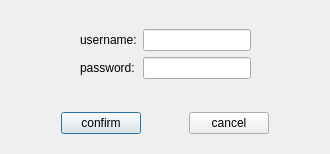
<?xml version="1.0" encoding="UTF-8"?>
<ui version="4.0">
 <class>adduser_dialog</class>
 <widget class="QDialog" name="adduser_dialog">
  <property name="geometry">
   <rect>
    <x>0</x>
    <y>0</y>
    <width>330</width>
    <height>148</height>
   </rect>
  </property>
  <property name="minimumSize">
   <size>
    <width>0</width>
    <height>0</height>
   </size>
  </property>
  <property name="windowTitle">
   <string>add_user</string>
  </property>
  <property name="windowIcon">
   <iconset resource="res.qrc">
    <normaloff>:/new/image/clock.jpg</normaloff>:/new/image/clock.jpg</iconset>
  </property>
  <layout class="QVBoxLayout" name="verticalLayout_2">
   <item>
    <widget class="QWidget" name="widget_4" native="true">
     <layout class="QVBoxLayout" name="verticalLayout">
      <item>
       <widget class="QWidget" name="widget_2" native="true">
        <layout class="QGridLayout" name="gridLayout">
         <item row="0" column="0">
          <spacer name="horizontalSpacer_3">
           <property name="orientation">
            <enum>Qt::Horizontal</enum>
           </property>
           <property name="sizeHint" stdset="0">
            <size>
             <width>40</width>
             <height>20</height>
            </size>
           </property>
          </spacer>
         </item>
         <item row="2" column="1">
          <widget class="QLabel" name="label_2">
           <property name="text">
            <string>password:</string>
           </property>
          </widget>
         </item>
         <item row="0" column="2">
          <widget class="QLineEdit" name="lineEdit_username"/>
         </item>
         <item row="0" column="1">
          <widget class="QLabel" name="label">
           <property name="text">
            <string>username:</string>
           </property>
          </widget>
         </item>
         <item row="2" column="2">
          <widget class="QLineEdit" name="lineEdit_password"/>
         </item>
         <item row="0" column="3">
          <spacer name="horizontalSpacer_4">
           <property name="orientation">
            <enum>Qt::Horizontal</enum>
           </property>
           <property name="sizeHint" stdset="0">
            <size>
             <width>40</width>
             <height>20</height>
            </size>
           </property>
          </spacer>
         </item>
        </layout>
       </widget>
      </item>
     </layout>
    </widget>
   </item>
   <item>
    <widget class="QWidget" name="widget" native="true">
     <layout class="QHBoxLayout" name="horizontalLayout">
      <item>
       <spacer name="horizontalSpacer">
        <property name="orientation">
         <enum>Qt::Horizontal</enum>
        </property>
        <property name="sizeHint" stdset="0">
         <size>
          <width>40</width>
          <height>20</height>
         </size>
        </property>
       </spacer>
      </item>
      <item>
       <widget class="QPushButton" name="btn_confirm">
        <property name="text">
         <string>confirm</string>
        </property>
       </widget>
      </item>
      <item>
       <spacer name="horizontalSpacer_2">
        <property name="orientation">
         <enum>Qt::Horizontal</enum>
        </property>
        <property name="sizeHint" stdset="0">
         <size>
          <width>40</width>
          <height>20</height>
         </size>
        </property>
       </spacer>
      </item>
      <item>
       <widget class="QPushButton" name="btn_cancel">
        <property name="text">
         <string>cancel</string>
        </property>
       </widget>
      </item>
      <item>
       <spacer name="horizontalSpacer_5">
        <property name="orientation">
         <enum>Qt::Horizontal</enum>
        </property>
        <property name="sizeHint" stdset="0">
         <size>
          <width>40</width>
          <height>20</height>
         </size>
        </property>
       </spacer>
      </item>
     </layout>
    </widget>
   </item>
  </layout>
 </widget>
 <resources>
  <include location="res.qrc"/>
 </resources>
 <connections/>
</ui>
